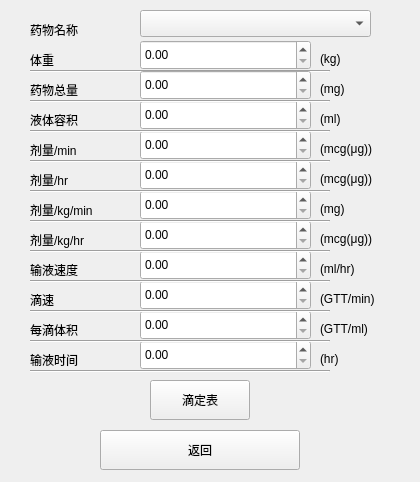
<?xml version="1.0" encoding="UTF-8"?>
<ui version="4.0">
 <class>Form_pmng_drug_sum</class>
 <widget class="QWidget" name="Form_pmng_drug_sum">
  <property name="geometry">
   <rect>
    <x>0</x>
    <y>0</y>
    <width>420</width>
    <height>482</height>
   </rect>
  </property>
  <property name="windowTitle">
   <string>Form</string>
  </property>
  <property name="styleSheet">
   <string notr="true"/>
  </property>
  <widget class="QPushButton" name="pushButton">
   <property name="geometry">
    <rect>
     <x>150</x>
     <y>380</y>
     <width>100</width>
     <height>40</height>
    </rect>
   </property>
   <property name="text">
    <string>滴定表</string>
   </property>
  </widget>
  <widget class="QPushButton" name="pushButton_2">
   <property name="geometry">
    <rect>
     <x>100</x>
     <y>430</y>
     <width>200</width>
     <height>40</height>
    </rect>
   </property>
   <property name="text">
    <string>返回</string>
   </property>
  </widget>
  <widget class="QLabel" name="label">
   <property name="geometry">
    <rect>
     <x>30</x>
     <y>20</y>
     <width>68</width>
     <height>20</height>
    </rect>
   </property>
   <property name="text">
    <string>药物名称</string>
   </property>
  </widget>
  <widget class="QLabel" name="label_2">
   <property name="geometry">
    <rect>
     <x>30</x>
     <y>50</y>
     <width>68</width>
     <height>20</height>
    </rect>
   </property>
   <property name="text">
    <string>体重</string>
   </property>
  </widget>
  <widget class="QLabel" name="label_3">
   <property name="geometry">
    <rect>
     <x>30</x>
     <y>80</y>
     <width>68</width>
     <height>20</height>
    </rect>
   </property>
   <property name="text">
    <string>药物总量</string>
   </property>
  </widget>
  <widget class="QLabel" name="label_4">
   <property name="geometry">
    <rect>
     <x>30</x>
     <y>110</y>
     <width>68</width>
     <height>20</height>
    </rect>
   </property>
   <property name="text">
    <string>液体容积</string>
   </property>
  </widget>
  <widget class="QLabel" name="label_5">
   <property name="geometry">
    <rect>
     <x>30</x>
     <y>140</y>
     <width>68</width>
     <height>20</height>
    </rect>
   </property>
   <property name="text">
    <string>剂量/min</string>
   </property>
  </widget>
  <widget class="QLabel" name="label_6">
   <property name="geometry">
    <rect>
     <x>30</x>
     <y>170</y>
     <width>61</width>
     <height>20</height>
    </rect>
   </property>
   <property name="text">
    <string>剂量/hr</string>
   </property>
  </widget>
  <widget class="QLabel" name="label_7">
   <property name="geometry">
    <rect>
     <x>30</x>
     <y>200</y>
     <width>101</width>
     <height>20</height>
    </rect>
   </property>
   <property name="text">
    <string>剂量/kg/min</string>
   </property>
  </widget>
  <widget class="QLabel" name="label_8">
   <property name="geometry">
    <rect>
     <x>30</x>
     <y>230</y>
     <width>81</width>
     <height>20</height>
    </rect>
   </property>
   <property name="text">
    <string>剂量/kg/hr</string>
   </property>
  </widget>
  <widget class="QLabel" name="label_9">
   <property name="geometry">
    <rect>
     <x>30</x>
     <y>260</y>
     <width>68</width>
     <height>20</height>
    </rect>
   </property>
   <property name="text">
    <string>输液速度 </string>
   </property>
  </widget>
  <widget class="QLabel" name="label_10">
   <property name="geometry">
    <rect>
     <x>30</x>
     <y>290</y>
     <width>68</width>
     <height>20</height>
    </rect>
   </property>
   <property name="text">
    <string>滴速</string>
   </property>
  </widget>
  <widget class="QLabel" name="label_11">
   <property name="geometry">
    <rect>
     <x>30</x>
     <y>320</y>
     <width>68</width>
     <height>20</height>
    </rect>
   </property>
   <property name="text">
    <string>每滴体积</string>
   </property>
  </widget>
  <widget class="QLabel" name="label_12">
   <property name="geometry">
    <rect>
     <x>30</x>
     <y>350</y>
     <width>68</width>
     <height>20</height>
    </rect>
   </property>
   <property name="text">
    <string>输液时间</string>
   </property>
  </widget>
  <widget class="QComboBox" name="comboBox">
   <property name="geometry">
    <rect>
     <x>140</x>
     <y>10</y>
     <width>231</width>
     <height>27</height>
    </rect>
   </property>
   <property name="currentIndex">
    <number>-1</number>
   </property>
   <property name="maxVisibleItems">
    <number>20</number>
   </property>
  </widget>
  <widget class="QLabel" name="label_13">
   <property name="geometry">
    <rect>
     <x>320</x>
     <y>50</y>
     <width>68</width>
     <height>17</height>
    </rect>
   </property>
   <property name="text">
    <string>(kg)</string>
   </property>
  </widget>
  <widget class="QLabel" name="label_14">
   <property name="geometry">
    <rect>
     <x>320</x>
     <y>80</y>
     <width>68</width>
     <height>17</height>
    </rect>
   </property>
   <property name="text">
    <string>(mg)</string>
   </property>
  </widget>
  <widget class="QLabel" name="label_15">
   <property name="geometry">
    <rect>
     <x>320</x>
     <y>110</y>
     <width>68</width>
     <height>17</height>
    </rect>
   </property>
   <property name="text">
    <string>(ml)</string>
   </property>
  </widget>
  <widget class="QLabel" name="label_16">
   <property name="geometry">
    <rect>
     <x>320</x>
     <y>140</y>
     <width>68</width>
     <height>17</height>
    </rect>
   </property>
   <property name="text">
    <string>(mcg(μg))</string>
   </property>
  </widget>
  <widget class="QLabel" name="label_17">
   <property name="geometry">
    <rect>
     <x>320</x>
     <y>260</y>
     <width>68</width>
     <height>17</height>
    </rect>
   </property>
   <property name="text">
    <string>(ml/hr)</string>
   </property>
  </widget>
  <widget class="QLabel" name="label_18">
   <property name="geometry">
    <rect>
     <x>320</x>
     <y>290</y>
     <width>68</width>
     <height>17</height>
    </rect>
   </property>
   <property name="text">
    <string>(GTT/min)</string>
   </property>
  </widget>
  <widget class="QLabel" name="label_19">
   <property name="geometry">
    <rect>
     <x>320</x>
     <y>320</y>
     <width>68</width>
     <height>17</height>
    </rect>
   </property>
   <property name="text">
    <string>(GTT/ml)</string>
   </property>
  </widget>
  <widget class="QLabel" name="label_20">
   <property name="geometry">
    <rect>
     <x>320</x>
     <y>350</y>
     <width>68</width>
     <height>17</height>
    </rect>
   </property>
   <property name="text">
    <string>(hr)</string>
   </property>
  </widget>
  <widget class="QLabel" name="label_21">
   <property name="geometry">
    <rect>
     <x>320</x>
     <y>170</y>
     <width>68</width>
     <height>17</height>
    </rect>
   </property>
   <property name="text">
    <string>(mcg(μg))</string>
   </property>
  </widget>
  <widget class="QLabel" name="label_22">
   <property name="geometry">
    <rect>
     <x>320</x>
     <y>200</y>
     <width>68</width>
     <height>17</height>
    </rect>
   </property>
   <property name="text">
    <string>(mg)</string>
   </property>
  </widget>
  <widget class="QLabel" name="label_23">
   <property name="geometry">
    <rect>
     <x>320</x>
     <y>230</y>
     <width>68</width>
     <height>17</height>
    </rect>
   </property>
   <property name="text">
    <string>(mcg(μg))</string>
   </property>
  </widget>
  <widget class="Line" name="line">
   <property name="geometry">
    <rect>
     <x>30</x>
     <y>70</y>
     <width>300</width>
     <height>3</height>
    </rect>
   </property>
   <property name="orientation">
    <enum>Qt::Horizontal</enum>
   </property>
  </widget>
  <widget class="QDoubleSpinBox" name="doubleSpinBox">
   <property name="geometry">
    <rect>
     <x>140</x>
     <y>40</y>
     <width>171</width>
     <height>30</height>
    </rect>
   </property>
  </widget>
  <widget class="QDoubleSpinBox" name="doubleSpinBox_2">
   <property name="geometry">
    <rect>
     <x>140</x>
     <y>70</y>
     <width>171</width>
     <height>30</height>
    </rect>
   </property>
  </widget>
  <widget class="QDoubleSpinBox" name="doubleSpinBox_3">
   <property name="geometry">
    <rect>
     <x>140</x>
     <y>100</y>
     <width>171</width>
     <height>30</height>
    </rect>
   </property>
  </widget>
  <widget class="QDoubleSpinBox" name="doubleSpinBox_4">
   <property name="geometry">
    <rect>
     <x>140</x>
     <y>130</y>
     <width>171</width>
     <height>30</height>
    </rect>
   </property>
  </widget>
  <widget class="QDoubleSpinBox" name="doubleSpinBox_5">
   <property name="geometry">
    <rect>
     <x>140</x>
     <y>160</y>
     <width>171</width>
     <height>30</height>
    </rect>
   </property>
  </widget>
  <widget class="QDoubleSpinBox" name="doubleSpinBox_6">
   <property name="geometry">
    <rect>
     <x>140</x>
     <y>190</y>
     <width>171</width>
     <height>30</height>
    </rect>
   </property>
  </widget>
  <widget class="QDoubleSpinBox" name="doubleSpinBox_7">
   <property name="geometry">
    <rect>
     <x>140</x>
     <y>220</y>
     <width>171</width>
     <height>30</height>
    </rect>
   </property>
  </widget>
  <widget class="QDoubleSpinBox" name="doubleSpinBox_8">
   <property name="geometry">
    <rect>
     <x>140</x>
     <y>250</y>
     <width>171</width>
     <height>30</height>
    </rect>
   </property>
  </widget>
  <widget class="QDoubleSpinBox" name="doubleSpinBox_9">
   <property name="geometry">
    <rect>
     <x>140</x>
     <y>280</y>
     <width>171</width>
     <height>30</height>
    </rect>
   </property>
  </widget>
  <widget class="QDoubleSpinBox" name="doubleSpinBox_10">
   <property name="geometry">
    <rect>
     <x>140</x>
     <y>310</y>
     <width>171</width>
     <height>30</height>
    </rect>
   </property>
  </widget>
  <widget class="QDoubleSpinBox" name="doubleSpinBox_11">
   <property name="geometry">
    <rect>
     <x>140</x>
     <y>340</y>
     <width>171</width>
     <height>30</height>
    </rect>
   </property>
  </widget>
  <widget class="Line" name="line_2">
   <property name="geometry">
    <rect>
     <x>30</x>
     <y>100</y>
     <width>300</width>
     <height>3</height>
    </rect>
   </property>
   <property name="orientation">
    <enum>Qt::Horizontal</enum>
   </property>
  </widget>
  <widget class="Line" name="line_3">
   <property name="geometry">
    <rect>
     <x>30</x>
     <y>130</y>
     <width>300</width>
     <height>3</height>
    </rect>
   </property>
   <property name="orientation">
    <enum>Qt::Horizontal</enum>
   </property>
  </widget>
  <widget class="Line" name="line_4">
   <property name="geometry">
    <rect>
     <x>30</x>
     <y>160</y>
     <width>300</width>
     <height>3</height>
    </rect>
   </property>
   <property name="orientation">
    <enum>Qt::Horizontal</enum>
   </property>
  </widget>
  <widget class="Line" name="line_5">
   <property name="geometry">
    <rect>
     <x>30</x>
     <y>190</y>
     <width>300</width>
     <height>3</height>
    </rect>
   </property>
   <property name="orientation">
    <enum>Qt::Horizontal</enum>
   </property>
  </widget>
  <widget class="Line" name="line_6">
   <property name="geometry">
    <rect>
     <x>30</x>
     <y>220</y>
     <width>300</width>
     <height>3</height>
    </rect>
   </property>
   <property name="orientation">
    <enum>Qt::Horizontal</enum>
   </property>
  </widget>
  <widget class="Line" name="line_7">
   <property name="geometry">
    <rect>
     <x>30</x>
     <y>250</y>
     <width>300</width>
     <height>3</height>
    </rect>
   </property>
   <property name="orientation">
    <enum>Qt::Horizontal</enum>
   </property>
  </widget>
  <widget class="Line" name="line_8">
   <property name="geometry">
    <rect>
     <x>30</x>
     <y>280</y>
     <width>300</width>
     <height>3</height>
    </rect>
   </property>
   <property name="orientation">
    <enum>Qt::Horizontal</enum>
   </property>
  </widget>
  <widget class="Line" name="line_9">
   <property name="geometry">
    <rect>
     <x>30</x>
     <y>310</y>
     <width>300</width>
     <height>3</height>
    </rect>
   </property>
   <property name="orientation">
    <enum>Qt::Horizontal</enum>
   </property>
  </widget>
  <widget class="Line" name="line_10">
   <property name="geometry">
    <rect>
     <x>30</x>
     <y>340</y>
     <width>300</width>
     <height>3</height>
    </rect>
   </property>
   <property name="orientation">
    <enum>Qt::Horizontal</enum>
   </property>
  </widget>
  <widget class="Line" name="line_11">
   <property name="geometry">
    <rect>
     <x>30</x>
     <y>370</y>
     <width>300</width>
     <height>3</height>
    </rect>
   </property>
   <property name="orientation">
    <enum>Qt::Horizontal</enum>
   </property>
  </widget>
 </widget>
 <resources/>
 <connections/>
</ui>
